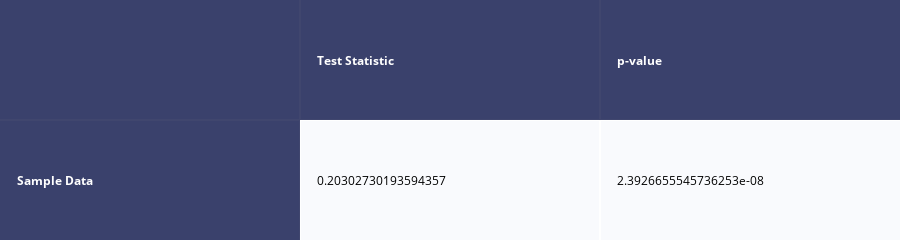

The notebook cell saved with this chart:
### Code cell
ks_2sample("clage", "bad")

### Figure 1 — Plotly figure (JSON) as saved in the notebook; plotly's stock layout.template omitted (floating-point values rounded to 4 significant figures)
{"data": [{"colorscale": [[0, "#00083e"], [0.5, "#ededee"], [1, "#ffffff"]], "hoverinfo": "none", "opacity": 0.75, "showscale": false, "type": "heatmap", "z": [[0, 0, 0], [0, 0.5, 0.5]]}], "layout": {"annotations": [{"align": "left", "font": {"color": "#ffffff"}, "showarrow": false, "text": "<b></b>", "x": -0.45, "xanchor": "left", "xref": "x", "y": 0, "yref": "y"}, {"align": "left", "font": {"color": "#ffffff"}, "showarrow": false, "text": "<b>Test Statistic</b>", "x": 0.55, "xanchor": "left", "xref": "x", "y": 0, "yref": "y"}, {"align": "left", "font": {"color": "#ffffff"}, "showarrow": false, "text": "<b>p-value</b>", "x": 1.55, "xanchor": "left", "xref": "x", "y": 0, "yref": "y"}, {"align": "left", "font": {"color": "#ffffff"}, "showarrow": false, "text": "<b>Sample Data</b>", "x": -0.45, "xanchor": "left", "xref": "x", "y": 1, "yref": "y"}, {"align": "left", "font": {"color": "#000000"}, "showarrow": false, "text": "0.20302730193594357", "x": 0.55, "xanchor": "left", "xref": "x", "y": 1, "yref": "y"}, {"align": "left", "font": {"color": "#000000"}, "showarrow": false, "text": "2.3926655545736253e-08", "x": 1.55, "xanchor": "left", "xref": "x", "y": 1, "yref": "y"}], "height": 110, "margin": {"b": 0, "l": 0, "r": 0, "t": 0}, "xaxis": {"dtick": 1, "gridwidth": 2, "showticklabels": false, "tick0": -0.5, "ticks": "", "zeroline": false}, "yaxis": {"autorange": "reversed", "dtick": 1, "gridwidth": 2, "showticklabels": false, "tick0": 0.5, "ticks": "", "zeroline": false}}}
